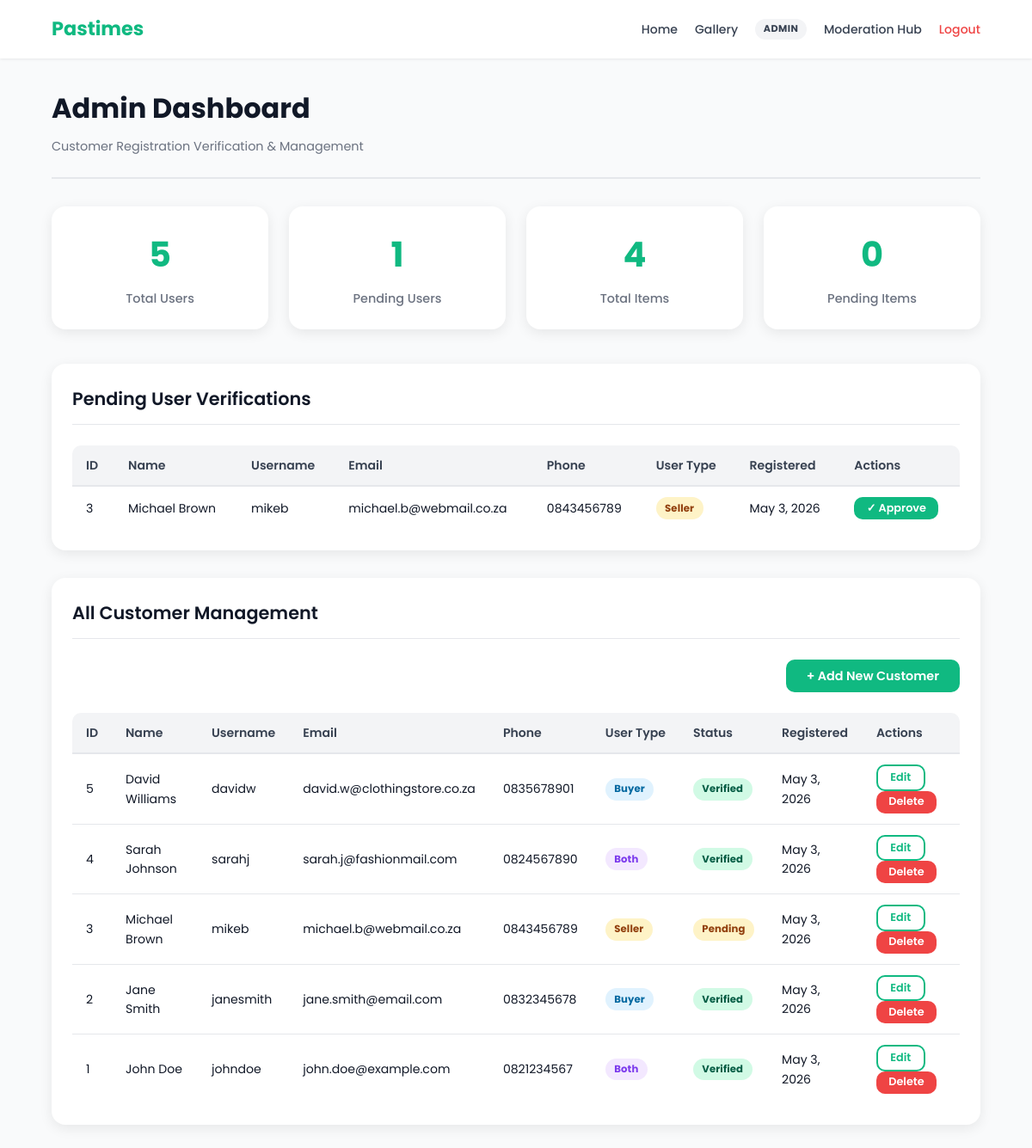
Page /pages/admin-dashboard.php (signed in) on the committed database.
### tables this page shows
CREATE TABLE IF NOT EXISTS `tbluser` (
  `user_id` int(11) NOT NULL AUTO_INCREMENT,
  `first_name` varchar(50) NOT NULL,
  `last_name` varchar(50) NOT NULL,
  `email` varchar(100) NOT NULL,
  `username` varchar(50) DEFAULT NULL,
  `password` varchar(255) NOT NULL,
  `cellphone` varchar(15) DEFAULT NULL,
  `role` enum('buyer','seller','both') DEFAULT 'buyer',
  `is_verified` tinyint(1) DEFAULT 0,
  `verification_status` enum('pending','verified','rejected') DEFAULT 'pending',
  `verified_by` int(11) DEFAULT NULL,
  `verified_at` timestamp NULL DEFAULT NULL,
  `rejection_reason` varchar(255) DEFAULT NULL,
  `created_at` timestamp NOT NULL DEFAULT current_timestamp(),
  PRIMARY KEY (`user_id`),
  UNIQUE KEY `email` (`email`),
  UNIQUE KEY `username` (`username`),
  KEY `verified_by` (`verified_by`)
);

### pages/admin-dashboard.php (the view, shortened to what this page needs)
<?php
require_once '../includes/db.php';
$all_users = $pdo
    ->query("SELECT * FROM tbluser ORDER BY created_at DESC")
    ->fetchAll();
$pending_users = array_filter($all_users, fn($u) => $u['verification_status'] === 'pending');
$all_items = $pdo
    ->query("SELECT c.*, u.first_name AS seller_name, u.last_name AS seller_lastname
               FROM tblclothes c
               JOIN tbluser u ON c.seller_id = u.user_id
               ORDER BY c.created_at DESC")
    ->fetchAll();
$pending_items = array_filter($all_items, fn($i) => $i['status'] === 'pending');
$total      = count($all_users);
$pending_ct = count($pending_users);
$total_items = count($all_items);
$pending_items_ct = count($pending_items);
$total = $total ?? 0;
$pending_ct = $pending_ct ?? 0;
$total_items = $total_items ?? 0;
$pending_items_ct = $pending_items_ct ?? 0;
$all_users = $all_users ?? [];
$pending_users = $pending_users ?? [];
?>
<!DOCTYPE html>
<html lang="en">
<head>
  <link rel="stylesheet" href="../assets/css/style.css">
</head>
<body>
<?php include '../includes/navbar.php'; ?>
<div class="container">
  <div class="admin-header">
    <h1> Admin Dashboard</h1>
    <p class="page-subtitle">Customer Registration Verification & Management</p>
  </div>
  <div class="stats-grid">
    <div class="stat-card">
      <div class="stat-number"><?php echo $total; ?></div>
      <div class="stat-label">Total Users</div>
    </div>
    <div class="stat-card">
      <div class="stat-number"><?php echo $pending_ct; ?></div>
      <div class="stat-label">Pending Users</div>
    </div>
    <div class="stat-card">
      <div class="stat-number"><?php echo $total_items; ?></div>
      <div class="stat-label">Total Items</div>
    </div>
    <div class="stat-card">
      <div class="stat-number"><?php echo $pending_items_ct; ?></div>
      <div class="stat-label">Pending Items</div>
    </div>
  </div>
  <?php if ($pending_ct > 0): ?>
  <div class="admin-section">
    <h2> Pending User Verifications</h2>
    <div class="table-scroll">
      <table class="admin-table">
        <thead>
          <tr>
            <th>ID</th>
            <th>Name</th>
            <th>Username</th>
            <th>Email</th>
            <th>Phone</th>
            <th>User Type</th>
            <th>Registered</th>
            <th>Actions</th>
          </tr>
        </thead>
        <tbody>
          <?php foreach ($pending_users as $user): ?>
          <tr>
            <td><?php echo $user['user_id']; ?></td>
            <td><?php echo htmlspecialchars($user['first_name'] . ' ' . $user['last_name']); ?></td>
            <td><?php echo htmlspecialchars($user['username']); ?></td>
            <td><?php echo htmlspecialchars($user['email']); ?></td>
            <td><?php echo htmlspecialchars($user['cellphone']); ?></td>
            <td><span class="badge badge-<?php echo $user['role']; ?>"><?php echo htmlspecialchars($user['role']); ?></span></td>
            <td><?php echo date('M j, Y', strtotime($user['created_at'])); ?></td>
            <td>
              <form method="POST" action="actions/approve-user.php" style="display:inline;">
                <button type="submit" class="btn btn-sm btn-success" onclick="return confirm('Approve this user?')">✓ Approve</button>
              </form>
            </td>
          </tr>
          <?php endforeach; ?>
        </tbody>
      </table>
    </div>
  </div>
  <?php endif; ?>
  <div class="admin-section">
    <h2> All Customer Management</h2>
    <div class="section-actions">
      <button class="btn btn-primary" onclick="openAddUserModal()">+ Add New Customer</button>
    </div>
    <div class="table-scroll">
      <table class="admin-table">
        <thead>
          <tr>
            <th>ID</th>
            <th>Name</th>
            <th>Username</th>
            <th>Email</th>
            <th>Phone</th>
            <th>User Type</th>
            <th>Status</th>
            <th>Registered</th>
            <th>Actions</th>
          </tr>
        </thead>
        <tbody>
          <?php foreach ($all_users as $user): ?>
          <tr>
            <td><?php echo $user['user_id']; ?></td>
            <td><?php echo htmlspecialchars($user['first_name'] . ' ' . $user['last_name']); ?></td>
            <td><?php echo htmlspecialchars($user['username']); ?></td>
            <td><?php echo htmlspecialchars($user['email']); ?></td>
            <td><?php echo htmlspecialchars($user['cellphone']); ?></td>
            <td><span class="badge badge-<?php echo $user['role']; ?>"><?php echo htmlspecialchars($user['role']); ?></span></td>
            <td><span class="badge badge-<?php echo $user['verification_status']; ?>"><?php echo htmlspecialchars($user['verification_status']); ?></span></td>
            <td><?php echo date('M j, Y', strtotime($user['created_at'])); ?></td>
            <td>
              <button class="btn btn-sm btn-outline" onclick="openEditModal(<?php echo $user['user_id']; ?>)">Edit</button>
              <form method="POST" action="actions/delete-user.php" style="display:inline;" onsubmit="return confirm('Delete this user? This cannot be undone.')">
                <button type="submit" class="btn btn-sm btn-danger">Delete</button>
              </form>
            </td>
          </tr>
          <?php endforeach; ?>
        </tbody>
      </table>
    </div>
  </div>
</div>
</body>
</html>

### assets/css/style.css (style rules this page uses)
:root { --color-primary: #10B981; --color-primary-dark: #059669; --color-primary-light: #d1fae5; --color-dark: #111827; --color-dark-secondary: #374151; --color-bg: #F9FAFB; --color-bg-secondary: #F3F4F6; --color-white: #ffffff; --color-border: #E5E7EB; --color-text-muted: #6B7280; --color-error-bg: #fee2e2; --color-error-text: #b91c1c; --color-success-bg: #d1fae5; --color-success-text: #065f46; --color-warning-bg: #fef3c7; --color-warning-text: #92400e; --color-warning-border: #fde68a; --color-danger: #EF4444; --color-danger-dark: #DC2626; --color-danger-bg: #fee2e2; --radius-sm: 6px; --radius-md: 10px; --radius-lg: 16px; --shadow-sm: 0 1px 3px rgba(0, 0, 0, .08); --shadow-md: 0 4px 15px rgba(0, 0, 0, .08); --shadow-lg: 0 10px 30px rgba(0, 0, 0, .12); --nav-height: 68px; --font-family: 'Poppins', sans-serif; }
*, *::before, *::after { box-sizing: border-box; }
body { font-family: var(--font-family); background: var(--color-bg); color: var(--color-dark); margin: 0; padding-top: var(--nav-height); line-height: 1.6; }
.container { width: 90%; max-width: 1200px; margin: 0 auto; padding: 2rem 0; }
.btn { display: inline-block; padding: .75rem 1.5rem; border: none; border-radius: var(--radius-md); font-family: var(--font-family); font-size: .9rem; font-weight: 600; text-decoration: none; cursor: pointer; transition: opacity .15s, transform .1s, background .15s; line-height: 1; }
.btn-primary { background: var(--color-primary); color: var(--color-white); }
.btn-outline { background: transparent; color: var(--color-primary); border: 2px solid var(--color-primary); }
.btn-sm { padding: .42rem .9rem; font-size: .8rem; }
.page-subtitle { color: var(--color-text-muted); margin: 0; font-size: .9rem; }
.badge { display: inline-block; padding: .22rem .65rem; border-radius: 20px; font-size: .73rem; font-weight: 700; text-transform: capitalize; letter-spacing: .01em; }
.badge-pending { background: var(--color-warning-bg); color: var(--color-warning-text); }
.admin-header { margin: 0 0 2rem; padding-bottom: 1.5rem; border-bottom: 2px solid var(--color-border); }
.admin-header h1 { margin: 0 0 .5rem; font-size: 2rem; font-weight: 700; color: var(--color-dark); }
.stats-grid { display: grid; grid-template-columns: repeat(auto-fit, minmax(200px, 1fr)); gap: 1.5rem; margin-bottom: 2.5rem; }
.stat-card { background: var(--color-white); padding: 1.5rem; border-radius: var(--radius-lg); box-shadow: var(--shadow-md); text-align: center; transition: transform .2s, box-shadow .2s; }
.stat-number { font-size: 2.5rem; font-weight: 700; color: var(--color-primary); margin-bottom: .5rem; }
.stat-label { font-size: .9rem; color: var(--color-text-muted); font-weight: 500; }
.admin-section { background: var(--color-white); border-radius: var(--radius-lg); padding: 1.5rem; box-shadow: var(--shadow-md); margin-bottom: 2rem; }
.admin-section h2 { margin: 0 0 1.5rem; font-size: 1.3rem; font-weight: 600; color: var(--color-dark); padding-bottom: .75rem; border-bottom: 1.5px solid var(--color-border); }
.section-actions { margin-bottom: 1.5rem; display: flex; justify-content: flex-end; }
.table-scroll { overflow-x: auto; border-radius: var(--radius-md); }
.admin-table { width: 100%; border-collapse: collapse; font-size: .88rem; }
.admin-table th { background: var(--color-bg-secondary); padding: .75rem 1rem; text-align: left; font-weight: 600; color: var(--color-dark-secondary); border-bottom: 2px solid var(--color-border); white-space: nowrap; }
.admin-table td { padding: .75rem 1rem; border-bottom: 1px solid var(--color-border); vertical-align: middle; }
.admin-table tr:last-child td { border-bottom: none; }
.btn-success { background: var(--color-primary); color: var(--color-white); }
.btn-danger { background: var(--color-danger); color: var(--color-white); }
.badge-buyer { background: #e0f2fe; color: #0369a1; }
.badge-seller { background: #fef3c7; color: #92400e; }
.badge-both { background: #f3e8ff; color: #7c3aed; }
.badge-verified { background: var(--color-success-bg); color: var(--color-success-text); }

### rows in the picture
tbluser: user_id "3", first_name+last_name "Michael Brown", username "mikeb", email "michael.b@webmail.co.za", cellphone "0843456789", role "Seller", created_at "May 3, 2026", verification_status "Pending"
tbluser: user_id "5", first_name+last_name "David Williams", username "davidw", email "david.w@clothingstore.co.za", cellphone "0835678901", role "Buyer", verification_status "Verified", created_at "May 3, 2026"
tbluser: user_id "4", first_name+last_name "Sarah Johnson", username "sarahj", email "sarah.j@fashionmail.com", cellphone "0824567890", role "Both", verification_status "Verified", created_at "May 3, 2026"
tbluser: user_id "2", first_name+last_name "Jane Smith", username "janesmith", email "jane.smith@email.com", cellphone "0832345678", role "Buyer", verification_status "Verified", created_at "May 3, 2026"
tbluser: user_id "1", first_name+last_name "John Doe", username "johndoe", email "john.doe@example.com", cellphone "0821234567", role "Both", verification_status "Verified", created_at "May 3, 2026"

### other values in the picture
$total "5"
$pending_ct "1"
$total_items "4"
$pending_items_ct "0"
